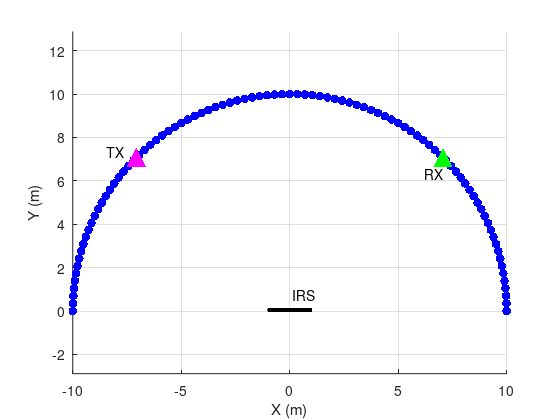

The MATLAB script that drew this image:
pos_ris = [0; 0; 0];
angles = 0:2:180;
d2_ris = 10;
d_tx = 10;
d_rx = 10;
optimal_in_angle = 135;
optimal_out_angle = 45;
pos_tx_optimal = pos_ris + [d_tx*cosd(optimal_in_angle); d_tx*sind(optimal_in_angle); 0];
pos_rx_optimal = pos_ris + [d_rx*cosd(optimal_out_angle); d_rx*sind(optimal_out_angle); 0];

% Plot positions
figure;
hold on;

% Plot RIS as a thicker surface with 20x20 elements
ris_width = 2;
ris_height = 2;
ris_depth = 0.1;
num_elements = 20;
[X, Z] = meshgrid(linspace(-ris_width/2, ris_width/2, num_elements), linspace(-ris_height/2, ris_height/2, num_elements));
Y_front = zeros(size(X));
Y_back = ones(size(X)) * ris_depth;

% Create the front and back surfaces of the RIS
surf(X, Y_front, Z, 'FaceColor', 'r', 'EdgeColor', 'k', 'FaceAlpha', 0.5);
surf(X, Y_back, Z, 'FaceColor', 'r', 'EdgeColor', 'k', 'FaceAlpha', 0.5);

% Create the side surfaces to make it look solid
for i = 1:size(X, 1)
    patch([X(i,1) X(i,end) X(i,end) X(i,1)], [Y_front(i,1) Y_front(i,1) Y_back(i,1) Y_back(i,1)], [Z(i,1) Z(i,end) Z(i,end) Z(i,1)], 'r', 'FaceAlpha', 0.5, 'EdgeColor', 'k');
end
for j = 1:size(X, 2)
    patch([X(1,j) X(end,j) X(end,j) X(1,j)], [Y_front(1,j) Y_front(1,j) Y_back(1,j) Y_back(1,j)], [Z(1,j) Z(end,j) Z(end,j) Z(1,j)], 'r', 'FaceAlpha', 0.5, 'EdgeColor', 'k');
end

text(pos_ris(1), pos_ris(2)+0.5, pos_ris(3), ' IRS', 'VerticalAlignment', 'bottom');


% Plot AP and UE positions
for a = angles
    pos = pos_ris + [d2_ris*cosd(a); d2_ris*sind(a); 0];
    scatter3(pos(1), pos(2), pos(3), 40, 'b', 'filled');
end

% Plot optimal AP (Tx) and UE (Rx) positions with triangle symbols
scatter3(pos_rx_optimal(1), pos_rx_optimal(2), pos_rx_optimal(3), 200, 'g', 'filled', '^'); % Triangle for Rx
text(pos_rx_optimal(1)-1, pos_rx_optimal(2)-1, pos_rx_optimal(3), ' RX', 'VerticalAlignment', 'bottom');
scatter3(pos_tx_optimal(1), pos_tx_optimal(2), pos_tx_optimal(3), 200, 'm', 'filled', '^'); % Triangle for Tx
text(pos_tx_optimal(1)-1.5, pos_tx_optimal(2), pos_tx_optimal(3), ' TX', 'VerticalAlignment', 'bottom');

% Set plot properties
xlabel('X (m)');
ylabel('Y (m)');
zlabel('Z (m)');
grid on;
axis equal;
view(2);
hold off;

% save as file
set(gcf,'Units','inches');
screenposition = get(gcf,'Position');
set(gcf,...
    'PaperPosition',[0 0 screenposition(3:4)],...
    'PaperSize',[screenposition(3:4)]);
print -dpdf -painters nodePositions
